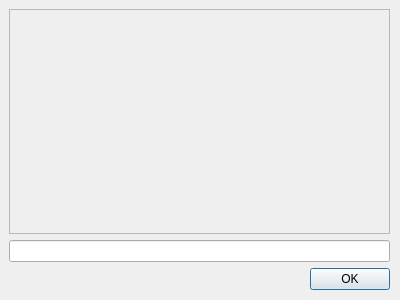
<?xml version="1.0" encoding="UTF-8"?>
<ui version="4.0">
 <class>Dialog</class>
 <widget class="QDialog" name="Dialog">
  <property name="geometry">
   <rect>
    <x>0</x>
    <y>0</y>
    <width>400</width>
    <height>300</height>
   </rect>
  </property>
  <property name="sizePolicy">
   <sizepolicy hsizetype="Fixed" vsizetype="Fixed">
    <horstretch>0</horstretch>
    <verstretch>0</verstretch>
   </sizepolicy>
  </property>
  <property name="maximumSize">
   <size>
    <width>400</width>
    <height>300</height>
   </size>
  </property>
  <property name="windowTitle">
   <string>Dialog</string>
  </property>
  <widget class="QWidget" name="gridLayoutWidget">
   <property name="geometry">
    <rect>
     <x>9</x>
     <y>9</y>
     <width>381</width>
     <height>281</height>
    </rect>
   </property>
   <layout class="QGridLayout" name="gridLayout">
    <item row="2" column="0">
     <widget class="QDialogButtonBox" name="buttonBox">
      <property name="layoutDirection">
       <enum>Qt::LeftToRight</enum>
      </property>
      <property name="orientation">
       <enum>Qt::Horizontal</enum>
      </property>
      <property name="standardButtons">
       <set>QDialogButtonBox::Ok</set>
      </property>
     </widget>
    </item>
    <item row="1" column="0">
     <widget class="QLineEdit" name="lineEdit"/>
    </item>
    <item row="0" column="0">
     <widget class="QLabel" name="label">
      <property name="font">
       <font>
        <pointsize>11</pointsize>
        <weight>75</weight>
        <bold>true</bold>
        <kerning>true</kerning>
       </font>
      </property>
      <property name="layoutDirection">
       <enum>Qt::LeftToRight</enum>
      </property>
      <property name="frameShape">
       <enum>QFrame::StyledPanel</enum>
      </property>
      <property name="text">
       <string/>
      </property>
      <property name="alignment">
       <set>Qt::AlignCenter</set>
      </property>
      <property name="wordWrap">
       <bool>true</bool>
      </property>
      <property name="openExternalLinks">
       <bool>true</bool>
      </property>
     </widget>
    </item>
   </layout>
  </widget>
 </widget>
 <resources/>
 <connections>
  <connection>
   <sender>buttonBox</sender>
   <signal>accepted()</signal>
   <receiver>Dialog</receiver>
   <slot>accept()</slot>
   <hints>
    <hint type="sourcelabel">
     <x>248</x>
     <y>254</y>
    </hint>
    <hint type="destinationlabel">
     <x>157</x>
     <y>274</y>
    </hint>
   </hints>
  </connection>
  <connection>
   <sender>buttonBox</sender>
   <signal>rejected()</signal>
   <receiver>Dialog</receiver>
   <slot>reject()</slot>
   <hints>
    <hint type="sourcelabel">
     <x>316</x>
     <y>260</y>
    </hint>
    <hint type="destinationlabel">
     <x>286</x>
     <y>274</y>
    </hint>
   </hints>
  </connection>
 </connections>
</ui>
